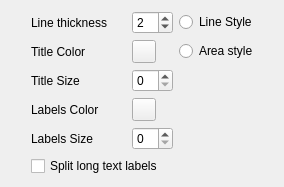
               <widget class="QWidget" name="page_8">
                <property name="geometry">
                 <rect>
                  <x>0</x>
                  <y>0</y>
                  <width>284</width>
                  <height>181</height>
                 </rect>
                </property>
                <attribute name="label">
                 <string>CONFIGURE STYLE</string>
                </attribute>
                <layout class="QGridLayout" name="gridLayout_22">
                 <item row="0" column="0">
                  <layout class="QGridLayout" name="gridLayout_8">
                   <item row="0" column="0" rowspan="6">
                    <spacer name="verticalSpacer">
                     <property name="orientation">
                      <enum>Qt::Vertical</enum>
                     </property>
                     <property name="sizeHint" stdset="0">
                      <size>
                       <width>20</width>
                       <height>228</height>
                      </size>
                     </property>
                    </spacer>
                   </item>
                   <item row="0" column="1">
                    <widget class="QLabel" name="label_46">
                     <property name="text">
                      <string>Line thickness</string>
                     </property>
                    </widget>
                   </item>
                   <item row="0" column="2">
                    <widget class="QSpinBox" name="widthLine">
                     <property name="maximum">
                      <number>70</number>
                     </property>
                     <property name="value">
                      <number>2</number>
                     </property>
                    </widget>
                   </item>
                   <item row="0" column="3">
                    <widget class="QRadioButton" name="opLineStyle">
                     <property name="text">
                      <string>Line Style</string>
                     </property>
                    </widget>
                   </item>
                   <item row="1" column="1">
                    <widget class="QLabel" name="label_43">
                     <property name="text">
                      <string>Title Color</string>
                     </property>
                    </widget>
                   </item>
                   <item row="1" column="2">
                    <widget class="QgsColorButton" name="colorTitleline"/>
                   </item>
                   <item row="1" column="3">
                    <widget class="QRadioButton" name="opAreaStyle">
                     <property name="text">
                      <string>Area style</string>
                     </property>
                    </widget>
                   </item>
                   <item row="2" column="1">
                    <widget class="QLabel" name="label_42">
                     <property name="text">
                      <string>Title Size</string>
                     </property>
                    </widget>
                   </item>
                   <item row="2" column="2">
                    <widget class="QSpinBox" name="spTitleSizeLine"/>
                   </item>
                   <item row="3" column="1">
                    <widget class="QLabel" name="label_40">
                     <property name="text">
                      <string>Labels Color</string>
                     </property>
                    </widget>
                   </item>
                   <item row="3" column="2">
                    <widget class="QgsColorButton" name="labelColorLine"/>
                   </item>
                   <item row="4" column="1">
                    <widget class="QLabel" name="label_41">
                     <property name="text">
                      <string>Labels Size</string>
                     </property>
                    </widget>
                   </item>
                   <item row="4" column="2">
                    <widget class="QSpinBox" name="spLabelSizeLine"/>
                   </item>
                   <item row="5" column="1" colspan="2">
                    <widget class="QCheckBox" name="splitTextLine">
                     <property name="text">
                      <string>Split long text labels</string>
                     </property>
                    </widget>
                   </item>
                  </layout>
                 </item>
                </layout>
               </widget>
